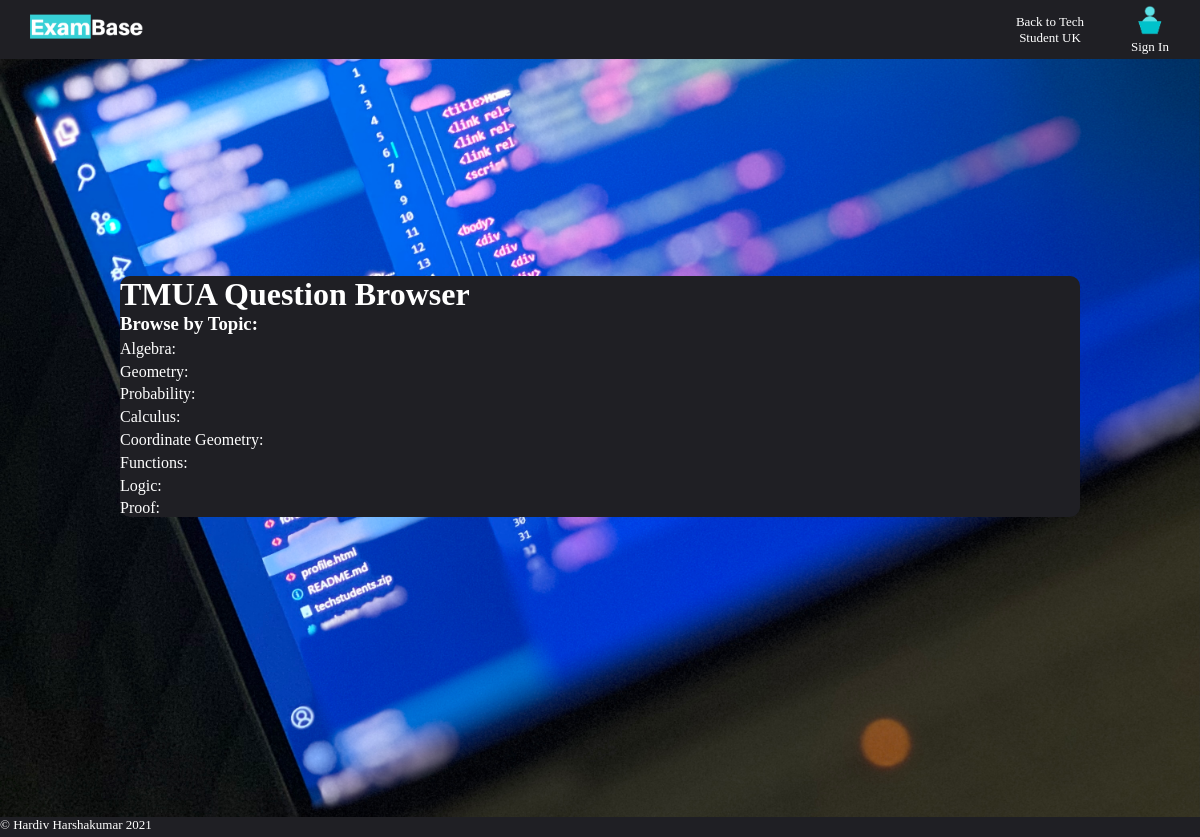
/exambase/TMUA/, run on the app's committed database.
### exambase/models.py (models this page shows)
class Topic(models.Model):
    topic = models.CharField(max_length=200)
    def __str__(self):
        return self.topic

### exambase/views.py (the view)
# urls.py: path('<str:exam_name>/', views.exam_question_browser_view, name="exam_q_browser"),
def exam_question_browser_view(request, exam_name):
    topics = Topic.objects.all()
    exam_name = exam_name.upper()
    papers = Exam.objects.filter(paper_name=exam_name)
    questions = []
    for paper in papers:
        questions = list(chain(questions, Question.objects.filter(exam=paper)))
    context = {
        'topic_objs': topics,
        'question_objs': questions,
        'exam_name': exam_name
    }
    return render(request, 'exambase/exam_question_browser.html', context)

### exambase/templates/exambase/exam_question_browser.html (shortened to what this page needs)
{% extends 'exambase/base_browse.html' %}
{% block content %}
    <div id="browser">
        <h1>{{ exam_name }} Question Browser</h1>
        <h3>Browse by Topic:</h3>
        <ul>
            {% for t_obj in topic_objs %}
                <li style="list-style-type: none; padding-top: 0.5%">
                    {{ t_obj }}:
                </li>
            {% endfor %}
        </ul>
    </div>
{% endblock %}

### exambase/static/exambase/style.css (style rules this page uses)
* { margin: 0; padding: 0; box-sizing: border-box; }
body { background-image: url("images/background.jpg"); background-size: cover; background-position: center; background-attachment: fixed; margin: 0; padding: 0; height: auto; }
#browser { background-color: #1f1f24; color: #ffffff; border-radius: 10px; height: auto; width: 80%; vertical-align: center; horiz-align: center; list-style: none; margin: 5%; }

### data on the page
Topic: topic "Algebra"
Topic: topic "Geometry"
Topic: topic "Probability"
Topic: topic "Calculus"
Topic: topic "Coordinate Geometry"
Topic: topic "Functions"
Topic: topic "Logic"
Topic: topic "Proof"

### other printed values
{{ exam_name }} "TMUA"
